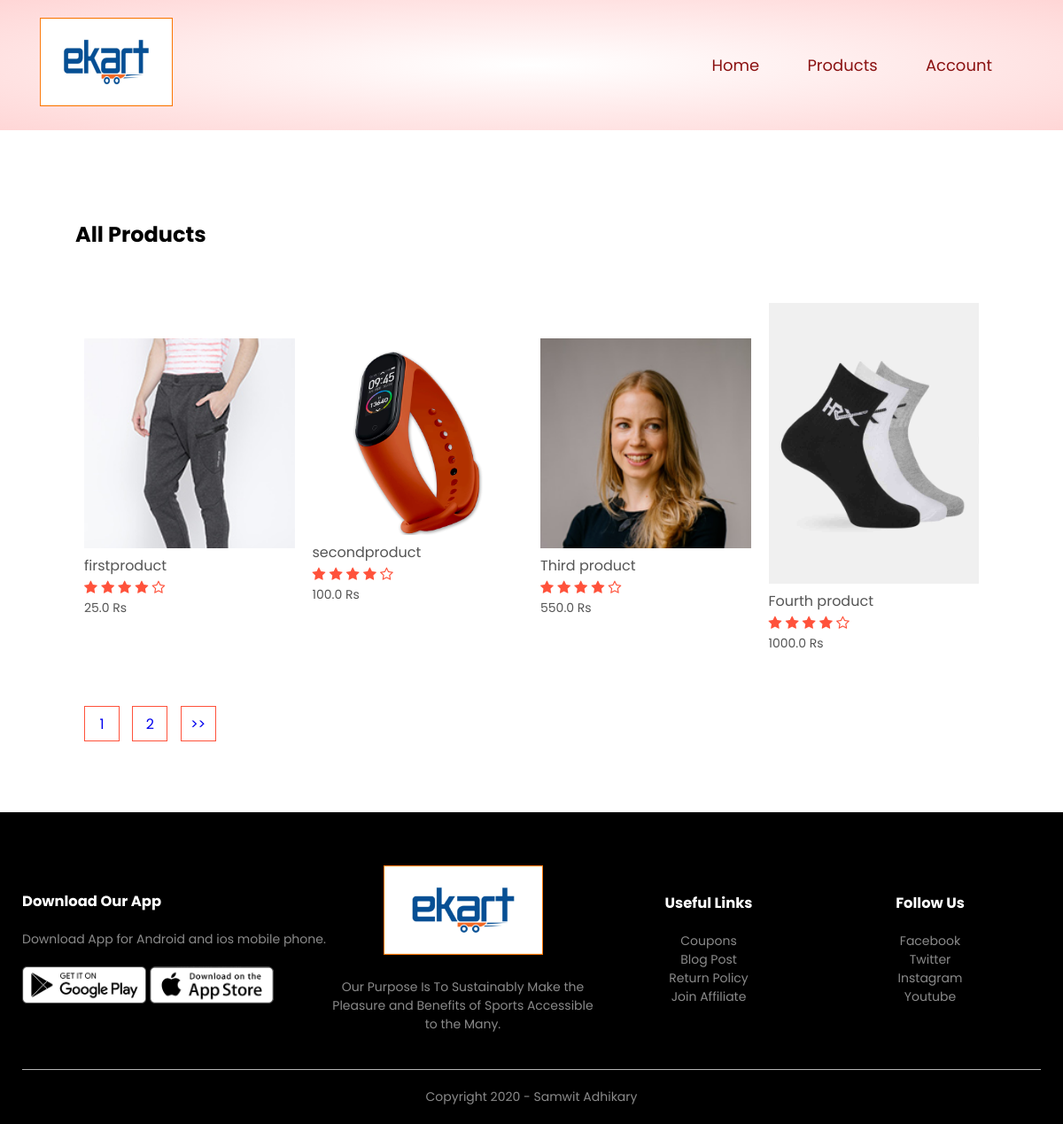
/product_list/, run on an earlier commit of the app's database.
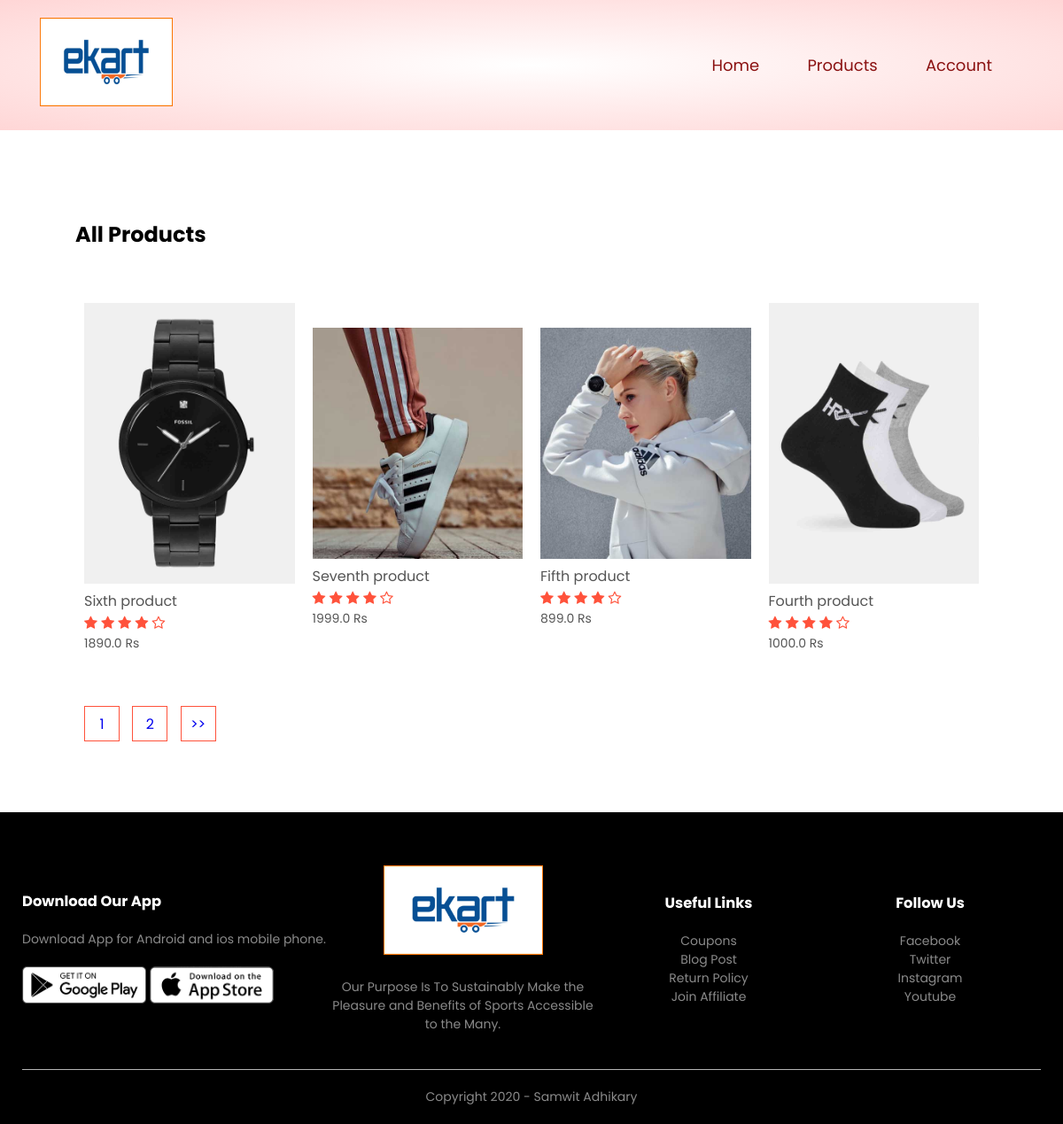
And on a later commit of the database.
### products/models.py (models this page shows, shortened)
class product(models.Model):
    LIVE=1
    DELETE=0
    DELETE_CHOICES=((LIVE,'Live'),(DELETE,'Delete'))
    SIZE_S = 'S'
    SIZE_M = 'M'
    SIZE_L = 'L'
    SIZE_XL = 'XL'
    SIZE_CHOICES = [
        (SIZE_S, 'Small'),
        (SIZE_M, 'Medium'),
        (SIZE_L, 'Large'),
        (SIZE_XL, 'Extra Large'),
    ]
    size = models.CharField(max_length=2, choices=SIZE_CHOICES, default=SIZE_M)
    title=models.CharField(max_length=200)
    price=models.FloatField()
    description=models.TextField()
    image=models.ImageField(upload_to='media/')
    priority=models.IntegerField(default=0)
    delete_status=models.IntegerField(choices=DELETE_CHOICES,default=LIVE)
    created_at=models.DateTimeField(auto_now_add=True)
    updated_at=models.DateTimeField(auto_now=True)

### products/views.py (the view)
# urls.py: path('product_list/', views.list_products, name='list_product'),
def list_products(request):
    page=1
    if request.GET:
        page=request.GET.get('page',1)
    product_list=product.objects.order_by('-priority')
    product_paginator = Paginator(product_list,4)
    product_list=product_paginator.get_page(page)
    context={'products':product_list}
    return render(request, 'products.html',context)

### products/templatetags/chunks.py (called while the page is built)
@register.filter(name='chunks')
def chunks(list_data,chunk_size):
    chunk=[]
    i=0
    for data in list_data:
        chunk.append(data)
        i=i+1
        if i==chunk_size:
            yield chunk
            i=0
            chunk=[]
    if chunk:
         yield chunk

### templates/products.html
{% extends 'blank_layout.html' %}
{% block content%}
{%include 'products_list.html' %}
{% endblock content %}

### templates/products_list.html (shortened to what this page needs)
{% load static %}
{% load chunks %}
<div class="small-container">
    <div class="row row-2">
        <h2>All Products</h2>
    </div>
    {% for product_chunks in products|chunks:4 %}
    <div class="row">
        {% for product in product_chunks %}
        <div class="col-4">
            <a href= "{%url 'detail_product' product.id %}"><img src="{{product.image.url}}"></a>
            <h4>{{ product.title }}</h4>
            <div class="rating">
                <i class="fa fa-star"></i>
                <i class="fa fa-star"></i>
                <i class="fa fa-star"></i>
                <i class="fa fa-star"></i>
                <i class="fa fa-star-o"></i>
            </div>
            <p>{{product.price}} Rs</p>
        </div>
        {% endfor %}
    </div>
    {% endfor %}
    <div class="page-btn">
        {% for i in products.paginator.page_range %}
        <a href="?page={{i}}"><span>{{i}}</span></a>
        {% endfor %}
        {% if products.has_next %}
        <a href="?page={{products.next_page_number}}"><span>>></span></a>
        {% endif %}
    </div>
</div>

What changed in the data, as far as the page shows it:
no longer on this page (row unchanged): product: image (picture), title "firstproduct", price "25.0", product (image (picture), title "Fourth product", price "1000.0")
no longer on this page (row edited): product: image (picture), title "secondproduct", price "100.0"
no longer on this page (row edited): product: image (picture), title "Third product", price "550.0"
now on this page (row edited): product: image (picture), title "Sixth product", price "1890.0", product (image (picture), title "Fourth product", price "1000.0")
added product: image (picture), title "Seventh product", price "1999.0"
now on this page (row edited): product: image (picture), title "Fifth product", price "899.0"
